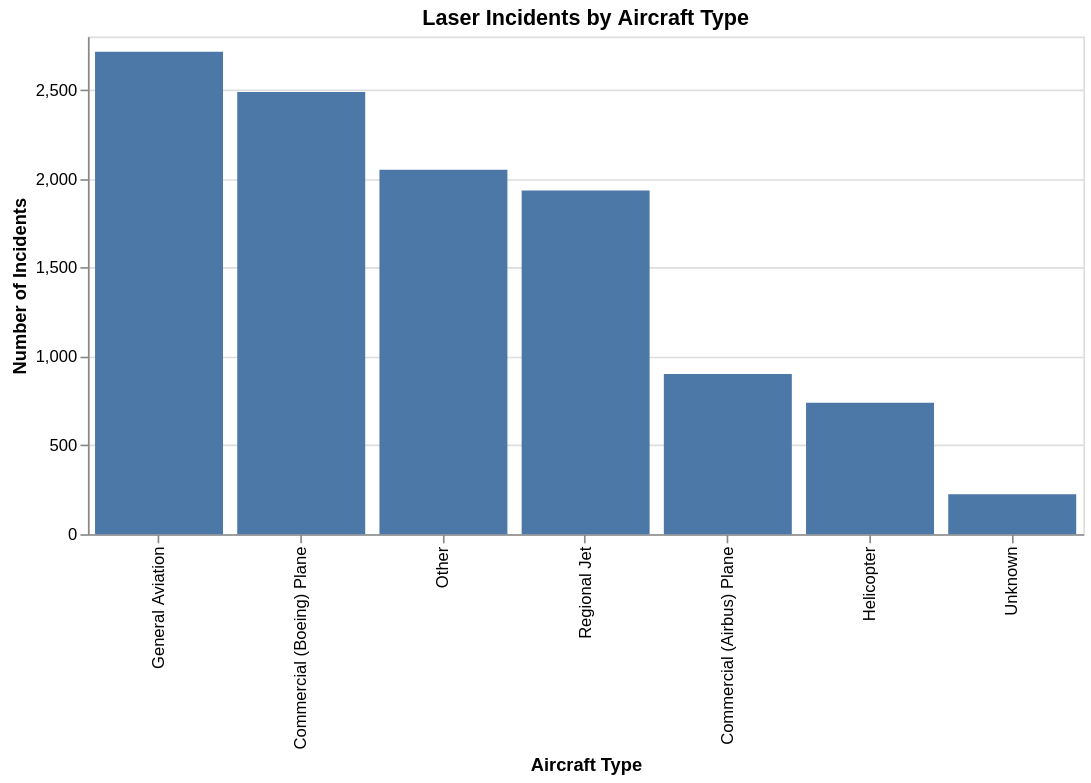

The notebook cell saved with this chart:
### Code cell
alt.Chart(aircraft_summary).mark_bar().encode(
    y=alt.Y('incidents:Q', title='Number of Incidents'),
    x=alt.X('aircraft_type:N', sort='-y', title = 'Aircraft Type'),
    tooltip=[
        'aircraft_type',
        'incidents',
        alt.Tooltip('injury_rate_pct:Q', format='.2f', title='Injury Rate (%)')
    ]
).properties(
    width=600,
    height=300,
    title='Laser Incidents by Aircraft Type'
)

### Figure 1 — Vega specification as saved in the notebook (floating-point values rounded to 4 significant figures)
{"$schema": "https://vega.github.io/schema/vega/v6.json", "data": [{"name": "source_0"}, {"name": "data_0", "values": [{"aircraft_type": "Commercial (Airbus) Plane", "incidents": 901, "incidents_end": 901.0, "incidents_start": 0.0, "injury_rate_pct": 0.0}, {"aircraft_type": "Commercial (Boeing) Plane", "incidents": 2488, "incidents_end": 2488.0, "incidents_start": 0.0, "injury_rate_pct": 0.2412}, {"aircraft_type": "General Aviation", "incidents": 2714, "incidents_end": 2714.0, "incidents_start": 0.0, "injury_rate_pct": 0.5527}, {"aircraft_type": "Helicopter", "incidents": 740, "incidents_end": 740.0, "incidents_start": 0.0, "injury_rate_pct": 0.6757}, {"aircraft_type": "Other", "incidents": 2051, "incidents_end": 2051.0, "incidents_start": 0.0, "injury_rate_pct": 0.4388}, {"aircraft_type": "Regional Jet", "incidents": 1933, "incidents_end": 1933.0, "incidents_start": 0.0, "injury_rate_pct": 0.3621}, {"aircraft_type": "Unknown", "incidents": 225, "incidents_end": 225.0, "incidents_start": 0.0, "injury_rate_pct": 1.778}]}, {"name": "source_0_x_domain_aircraft_type", "values": [{"aircraft_type": "Commercial (Airbus) Plane", "sort_field": 901}, {"aircraft_type": "Commercial (Boeing) Plane", "sort_field": 2488}, {"aircraft_type": "General Aviation", "sort_field": 2714}, {"aircraft_type": "Helicopter", "sort_field": 740}, {"aircraft_type": "Other", "sort_field": 2051}, {"aircraft_type": "Regional Jet", "sort_field": 1933}, {"aircraft_type": "Unknown", "sort_field": 225}]}], "marks": [{"type": "rect", "name": "marks", "from": {"data": "data_0"}, "encode": {"update": {"y": {"field": "incidents_end", "scale": "y"}, "fill": {"value": "#4c78a8"}, "tooltip": {"signal": "{\"aircraft_type\": isValid(datum[\"aircraft_type\"]) ? datum[\"aircraft_type\"] : \"\"+datum[\"aircraft_type\"], \"incidents\": format(datum[\"incidents\"], \"\"), \"Injury Rate (%)\": format(datum[\"injury_rate_pct\"], \".2f\")}"}, "width": {"signal": "max(0.25, bandwidth('x'))"}, "x": {"field": "aircraft_type", "scale": "x"}, "y2": {"field": "incidents_start", "scale": "y"}}}, "style": ["bar"]}], "scales": [{"name": "x", "type": "band", "domain": {"data": "source_0_x_domain_aircraft_type", "field": "aircraft_type", "sort": {"op": "max", "field": "sort_field", "order": "descending"}}, "range": [0, {"signal": "width"}], "paddingInner": 0.1, "paddingOuter": 0.05}, {"name": "y", "type": "linear", "domain": {"data": "data_0", "fields": ["incidents_start", "incidents_end"]}, "range": [{"signal": "height"}, 0], "nice": true, "zero": true}], "axes": [{"scale": "y", "labels": false, "minExtent": 0, "ticks": false, "gridScale": "x", "zindex": 0, "maxExtent": 0, "domain": false, "tickCount": {"signal": "ceil(height/40)"}, "grid": true, "orient": "left", "aria": false}, {"scale": "x", "zindex": 0, "title": "Aircraft Type", "labelAngle": 270, "orient": "bottom", "labelBaseline": "middle", "grid": false, "labelAlign": "right"}, {"scale": "y", "zindex": 0, "orient": "left", "labelOverlap": true, "grid": false, "tickCount": {"signal": "ceil(height/40)"}, "title": "Number of Incidents"}], "title": {"text": "Laser Incidents by Aircraft Type", "frame": "group"}, "width": 600, "height": 300, "background": "white", "padding": 5, "style": "cell"}
